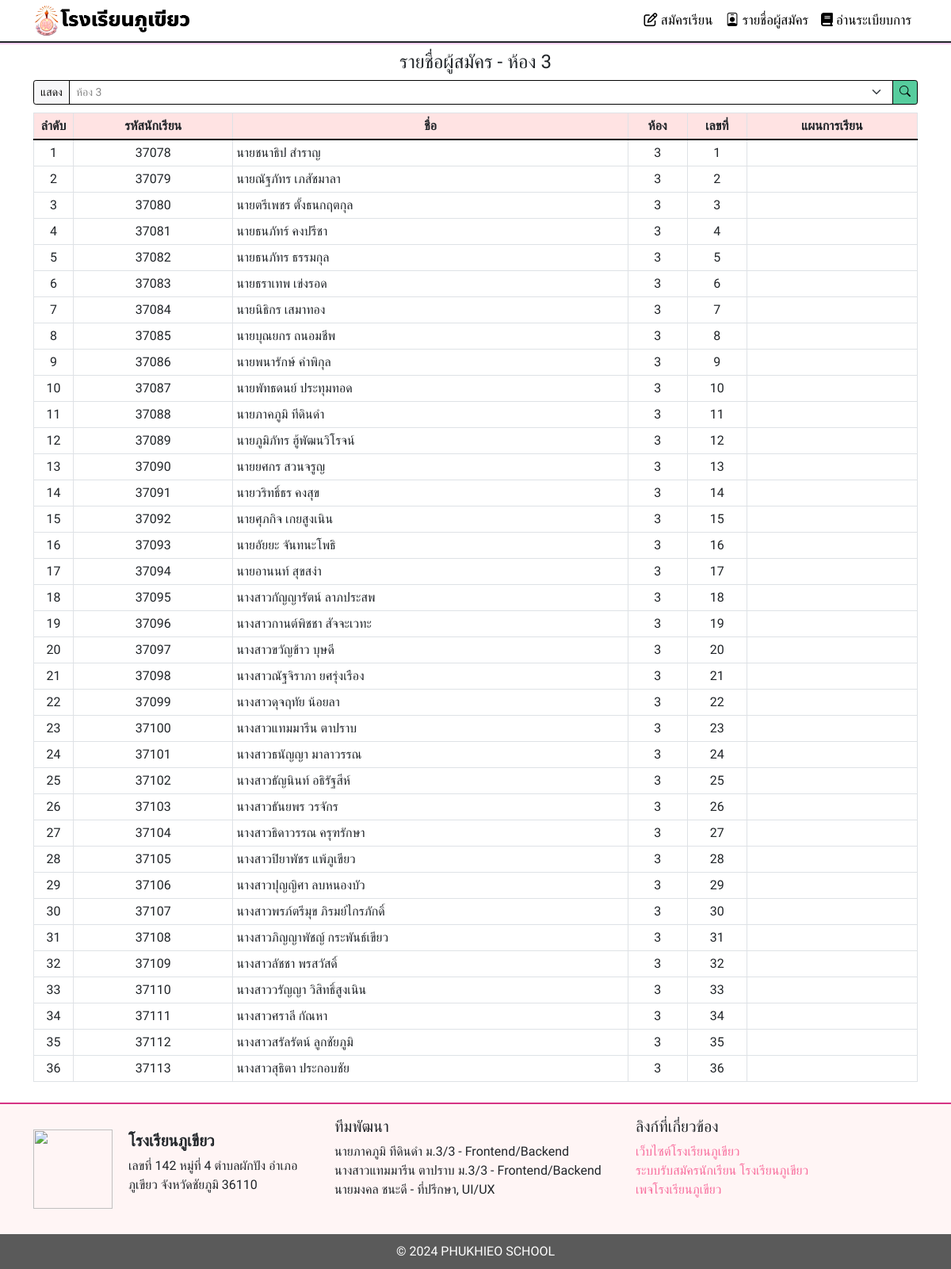
The page /students.php?room=3 on the database as committed earlier.
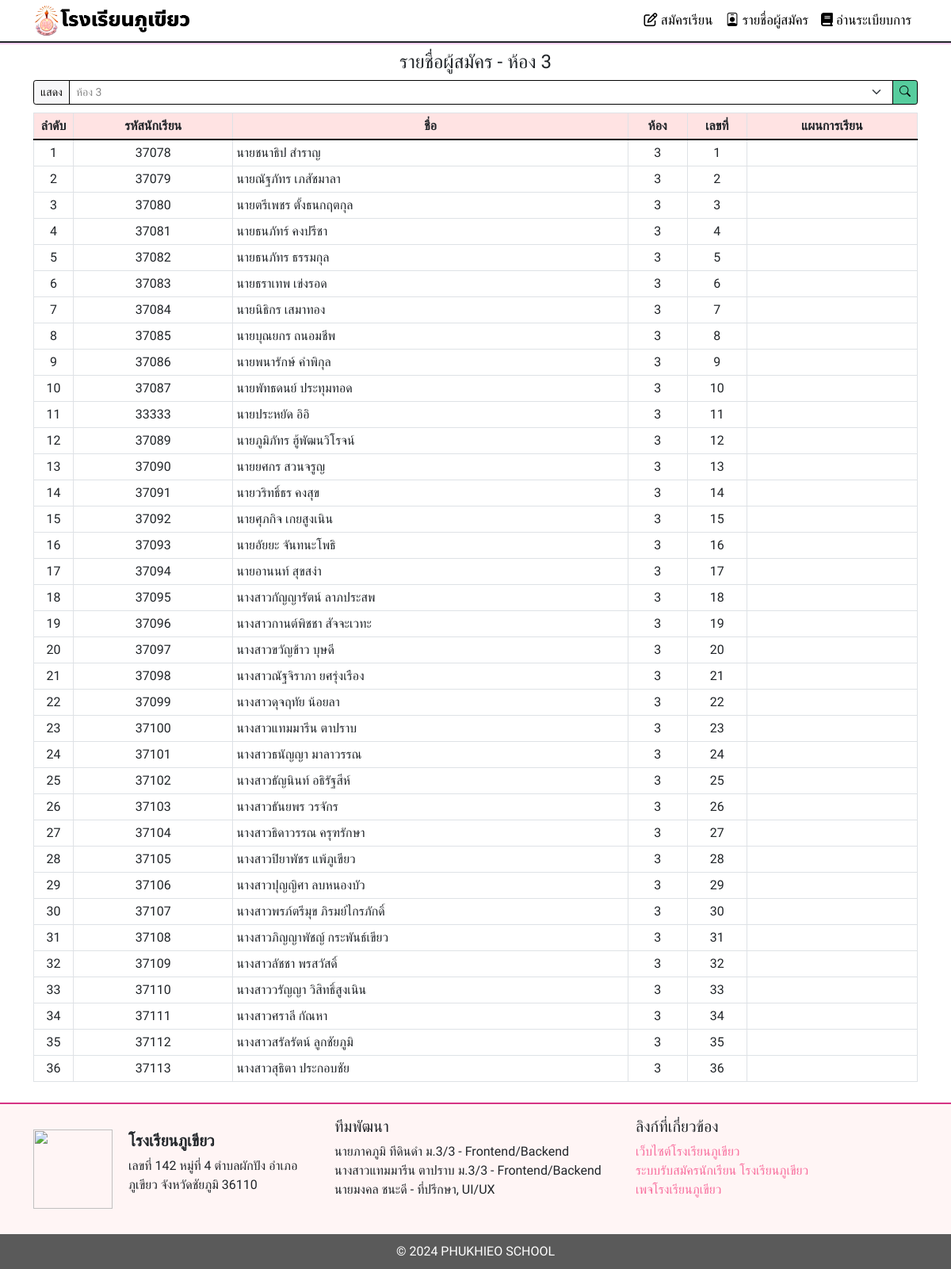
The same page on the database as committed later.
### tables this page shows
CREATE TABLE `students` (
  `student_id` int(11) NOT NULL,
  `username` varchar(255) NOT NULL,
  `password` varchar(255) NOT NULL,
  `room` int(11) NOT NULL,
  `student_number` int(11) NOT NULL,
  `plan_id` int(11) NOT NULL,
  `average_grade` varchar(255) NOT NULL,
  `math_grade` varchar(255) NOT NULL,
  `science_grade` varchar(255) NOT NULL,
  `zero_status` tinyint(1) NOT NULL,
  `id` varchar(50) NOT NULL,
  `name` varchar(50) NOT NULL,
  `number` int(11) NOT NULL,
  `plan` varchar(50) NOT NULL,
  `grade` varchar(50) NOT NULL
);

### students.php (the view, shortened to what this page needs)
<?php require 'helper/server/db.php';
    $selectedRoom = isset($_GET['room']) ? $_GET['room'] : '';
    $roomPrefix = ($selectedRoom !== '') ? "ห้อง $selectedRoom" : "ทุกห้อง";
    $sql = "SELECT * FROM students";
    if (!empty($selectedRoom) && $selectedRoom !== 'all') {
        $sql .= " WHERE room = '$selectedRoom'";
    }
    $result = $conn->query($sql);
?>
<!DOCTYPE html>
<html lang="en">
<head>
    <link rel="stylesheet" href="helper/bootstrap/css/bootstrap.min.css">
    <link href="https://unpkg.com/aos@2.3.1/dist/aos.css" rel="stylesheet">
    <link rel="stylesheet" href="https://cdn.jsdelivr.net/npm/bootstrap-icons@1.11.2/font/bootstrap-icons.min.css">
    <link rel="stylesheet" href="helper/style.css">
</head>
<body style="font-family: Prompt, sans-serif;">
    <?php require 'helper/source/header.php' ?>
    <main>
        <div class="container">
            <div style="padding-top: 10px;">
                <h4 class="text-center">รายชื่อผู้สมัคร - <?php echo  $roomPrefix; ?></h4>
            </div>
            <form class="d-xl-flex justify-content-xl-center" style="margin-bottom: 10px;" method="get">
                <div class="input-group input-group-sm d-flex d-xl-flex justify-content-end justify-content-xl-end"><span class="input-group-text" style="color: rgb(13,12,12);border-color: rgb(0,0,0); background-color: #f7f7f9;">แสดง</span>
                    <select class="form-select" required="" style="border-color: rgb(0,0,0); color: #888;" name="room">
                        <?php for ($roomNumber = 1; $roomNumber <= 12; $roomNumber++): ?>
                            <option value="<?php echo $roomNumber; ?>" <?php echo ($selectedRoom === (string)$roomNumber) ? 'selected' : ''; ?>>
                                ห้อง <?php echo $roomNumber; ?>
                            </option>
                        <?php endfor; ?>
                    </select>
                    <button class="btn btn-primary" type="submit" style="border-color: rgb(0,0,0);"><i class="bi bi-search"></i></button>
                </div>
            </form>
            <div class="table-responsive" style="padding-bottom: 10px;">
                <table class="table table-sm table-bordered">
                    <thead>
                        <tr class="text-center text-dark" style="background: #ffe3e3;border-bottom: 2px solid rgb(0,0,0);">
                            <th style="width: 50px;">ลำดับ</th>
                            <th>รหัสนักเรียน</th>
                            <th>ชื่อ</th>
                            <th style="width: 75px;">ห้อง</th>
                            <th style="width: 75px;">เลขที่</th>
                            <th>แผนการเรียน</th>
                        </tr>
                    </thead>
                    <?php $i = 1; while($row = $result->fetch_assoc()): ?>
                    <tbody>
                        <tr class="text-black">
                            <td class="text-center"><?php echo $i; ?></td>
                            <td class="text-center"><?php echo $row['username'];?></td>
                            <td><?php echo $row['name'];?></td>
                            <td class="text-center"><?php echo $row['room'];?></td>
                            <td class="text-center"><?php echo $row['student_number'];?></td>
                            <td><?php echo $row['plan'];?></td>
                        </tr>
                    </tbody>
                    <?php $i++; endwhile; ?>
                </table>
            </div>
        </div>
    </main>
    <?php require 'helper/source/footer.php' ?>
</body>
</html>

### helper/source/header.php (shortened to what this page needs)
<header>
    <nav class="navbar navbar-light navbar-expand-md sticky-top" style="padding: 0; border-bottom-width: 2px; border-bottom-style: solid; box-shadow: 0px 2px rgba(255,107,213,0.32);">
        <div class="container">
            <a class="navbar-brand" href="./">
                <img src="helper/media/bannerlogo.png" width="200px">
            </a>
            <div class="collapse navbar-collapse d-xl-flex justify-content-xl-end" id="navcol-1">
                <ul class="navbar-nav ms-auto" style="font-size: 17px;">
                    <li class="nav-item">
                        <a class="nav-link" href="account.php"><i class="far fa-edit"></i>&nbsp;สมัครเรียน</a>
                    </li>
                    <li class="nav-item">
                        <a class="nav-link" href="students.php"><i class="bi bi-person-badge"></i>&nbsp;รายชื่อผู้สมัคร</a>
                    </li>
                    <li class="nav-item">
                        <a class="nav-link" href="regulations.php"><i class="fas fa-book"></i>&nbsp;อ่านระเบียบการ</a>
                    </li>
                </ul>
            </div>
        </div>
    </nav>
</header>

### helper/source/footer.php
<footer style="border-top: 2px solid var(--bs-pink);background: #fff5f5;">
        <div class="container my-3">
            <div class="row">
                <div class="d-flex justify-content-center align-items-center col-lg-4 my-3">
                    <div><img src="helper/media/pklogo.png" class="footer-logo"></div>
                    <div class="footer-address">
                        <h5 class="fw-semibold"><strong>โรงเรียนภูเขียว</strong></h5>
                        <p>เลขที่ 142 หมู่ที่ 4 ตำบลผักปัง อำเภอภูเขียว จังหวัดชัยภูมิ 36110</p>
                    </div>
                </div>
                <div class="col-lg-4">
                    <h5 class="fw-semibold">ทีมพัฒนา</h5>
                    <ul class="development-team">
                        <li>นายภาคภูมิ ทีดินดำ ม.3/3 - Frontend/Backend</li>
                        <li>นางสาวแทมมารีน ตาปราบ ม.3/3 - Frontend/Backend</li>
                        <li>นายมงคล ชนะดี - ที่ปรึกษา, UI/UX</li>
                    </ul>
                </div>
                <div class="col-lg-4">
                    <h5 class="fw-semibold">ลิงก์ที่เกี่ยวข้อง</h5>
                    <ul class="footer-links">
                        <li><a href="https://phukhieo.ac.th/">เว็บไซต์โรงเรียนภูเขียว</a></li>
                        <li><a href="https://regis.phukhieo.ac.th/">ระบบรับสมัครนักเรียน โรงเรียนภูเขียว</a></li>
                        <li><a href="https://www.facebook.com/phukhieo.ac.th">เพจโรงเรียนภูเขียว</a></li>
                    </ul>
                </div>
            </div>
        </div>
        <div class="footer-bottom" style="background-color: #5a5a5a;padding: 10px;color: var(--bs-white);">
            <p class="text-center" style="margin: 0;padding: 0;">© 2024 PHUKHIEO SCHOOL</p>
        </div>
    </footer>

### helper/style.css (style rules this page uses)
.btn-primary { background-color: #56cc9d; color: #000; }
.navbar-nav .nav-item .nav-link { color: #000000; }
ul li a { color: #f26b8a; transition: color 0.3s; text-decoration: none; }
.footer-logo { width: 100px; height: 100px; margin-right: 20px; }
.footer-address { max-width: 250px; }
.development-team { list-style: none; padding: 0; }
.footer-links { list-style: none; padding: 0; }
.footer-links a { color: #f86d9d; transition: color 0.3s; text-decoration: none; }
.footer-bottom { background-color: #5a5a5a; padding: 10px; color: #fff; }

Rows that differ between the two databases and show on the page:
changed students: username "37088" → "33333"; name "นายภาคภูมิ ทีดินดำ" → "นายประหยัด อิอิ"
